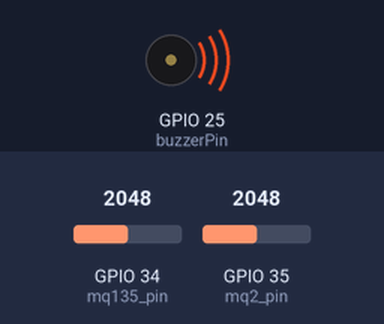
This sketch was run on a simulated ESP32. Shown: buzzer (waves = sounding, pin HIGH). The inputs (shaded band) are chosen by the test bench; at power-on: GPIO 34 (mq135_pin) = 2048, GPIO 35 (mq2_pin) = 2048. WiFi joins after 1.5 s; servers stay silent unless stated; what the sketch prints to the serial monitor is not drawn.

Above: at 2.45 s.
2.8 s: GPIO 34 (mq135_pin) set to 2866
At 2.85 s:
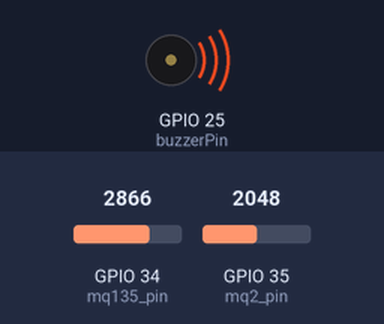
At 4.7 s:
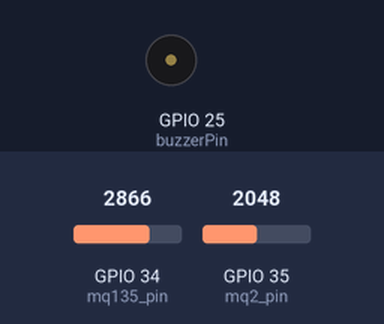
10.3 s: GPIO 35 (mq2_pin) set to 3603
Timing chart, 0 to 23.2 s (numbered marks = the images above; inputs shaded):
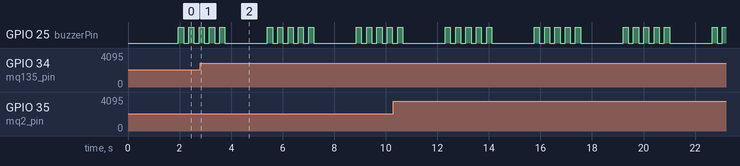

Measured:
- by itself, GPIO 25 (buzzerPin): repeats every 3.5 s: LOW 1.7 s, 4 × (HIGH 0.20 s, LOW 0.20 s), HIGH 0.20 s

The sketch:

klasifikasi2.ino
```cpp
#include <FirebaseESP32.h>
#include <WiFi.h>

// Informasi Wi-Fi
const char* ssid = "St. Jombor";
const char* password = "satusampai8";

// Informasi Firebase
#define FIREBASE_HOST "https://ta-monitoring-udara-default-rtdb.firebaseio.com/"
#define FIREBASE_AUTH "AIzaSyDWKlh40hVdpH6ayvVxzApkSpwAYzel0wM"
FirebaseData firebaseData;
FirebaseAuth auth;
FirebaseConfig config;

// Pin sensor dan output
const int mq135_pin = 34;   // MQ135 di pin 34
const int mq2_pin = 35;     // MQ2 di pin 35
const int buzzerPin = 25;   // Buzzer di pin 25

// Threshold dan sensitivitas
const int sensitivity = 350;

int air_quality_mq135 = 0;
int air_quality_mq2 = 0;

// Fungsi membaca sensor
void readSensors() {
    int val_mq135 = analogRead(mq135_pin);
    int val_mq2 = analogRead(mq2_pin);

    air_quality_mq135 = val_mq135 * sensitivity / 4096;
    air_quality_mq2 = val_mq2 * sensitivity / 4096;
}

// Fungsi klasifikasi berdasarkan nilai sensor
String klasifikasi(int nilai) {
    if (nilai <= 50) return "BAIK";
    else if (nilai <= 100) return "SEDANG";
    else if (nilai <= 200) return "TIDAK_SEHAT";
    else if (nilai <= 300) return "SANGAT_TIDAK_SEHAT";
    else return "BERBAHAYA";
}

// Setup WiFi
void setup_wifi() {
    Serial.print("Menghubungkan ke WiFi: ");
    Serial.println(ssid);
    WiFi.begin(ssid, password);
    while (WiFi.status() != WL_CONNECTED) {
        delay(500);
        Serial.print(".");
    }
    Serial.println("\nWiFi terhubung!");
    Serial.print("IP Address: ");
    Serial.println(WiFi.localIP());
}

// Setup awal
void setup() {
    Serial.begin(115200);
    setup_wifi();

    config.host = FIREBASE_HOST;
    config.signer.tokens.legacy_token = FIREBASE_AUTH;
    Firebase.begin(&config, &auth);
    Firebase.reconnectWiFi(true);

    pinMode(mq135_pin, INPUT);
    pinMode(mq2_pin, INPUT);
    pinMode(buzzerPin, OUTPUT);

    Serial.println("Monitoring Asap dengan Sensor MQ135 & MQ2");
}

// Loop utama
void loop() {
    readSensors();

    Serial.print("MQ135: ");
    Serial.print(air_quality_mq135);
    Serial.print(" | MQ2: ");
    Serial.println(air_quality_mq2);

    // Kirim data ke Firebase
    Firebase.setInt(firebaseData, "/monitoring/mq135", air_quality_mq135);
    Firebase.setInt(firebaseData, "/monitoring/mq2", air_quality_mq2);

    // Ambil status dari masing-masing sensor
    String status_mq135 = klasifikasi(air_quality_mq135);
    String status_mq2 = klasifikasi(air_quality_mq2);

    // Gunakan status gabungan berdasarkan nilai maksimum
    int nilai_terburuk = max(air_quality_mq135, air_quality_mq2);
    String status_akhir = klasifikasi(nilai_terburuk);

    // Kirim status ke Firebase
    Firebase.setString(firebaseData, "/monitoring/status", status_akhir);

    Serial.print("Status Udara: ");
    Serial.println(status_akhir);

    // Aktifkan buzzer jika status lebih buruk dari SEDANG (nilai > 100)
    if (nilai_terburuk > 100) {
        Serial.println("Buzzer ON: Udara tidak baik!");
        for (int i = 0; i < 5; i++) {
            digitalWrite(buzzerPin, HIGH);
            delay(200);
            digitalWrite(buzzerPin, LOW);
            delay(200);
        }
    } else {
        Serial.println("Buzzer OFF: Udara baik atau sedang.");
        digitalWrite(buzzerPin, LOW);
    }

    delay(1000); // Delay 1 detik sebelum pengukuran berikutnya
}
```
